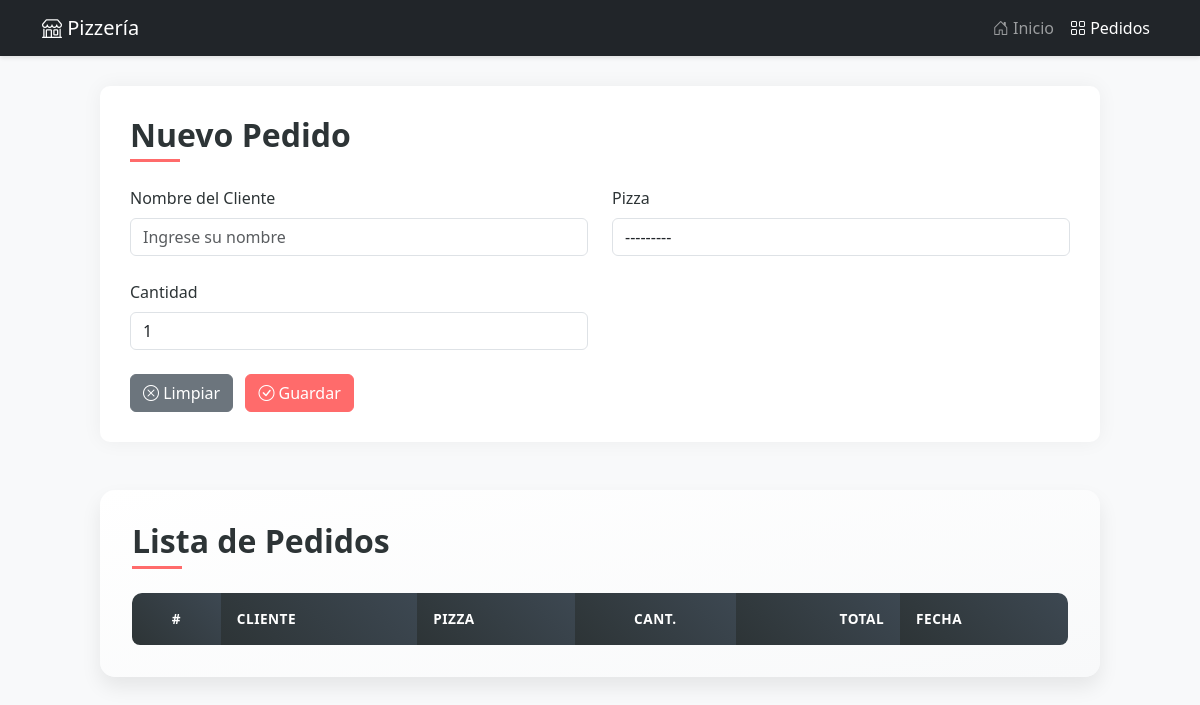
Page /pedidos/ on the earlier database version.
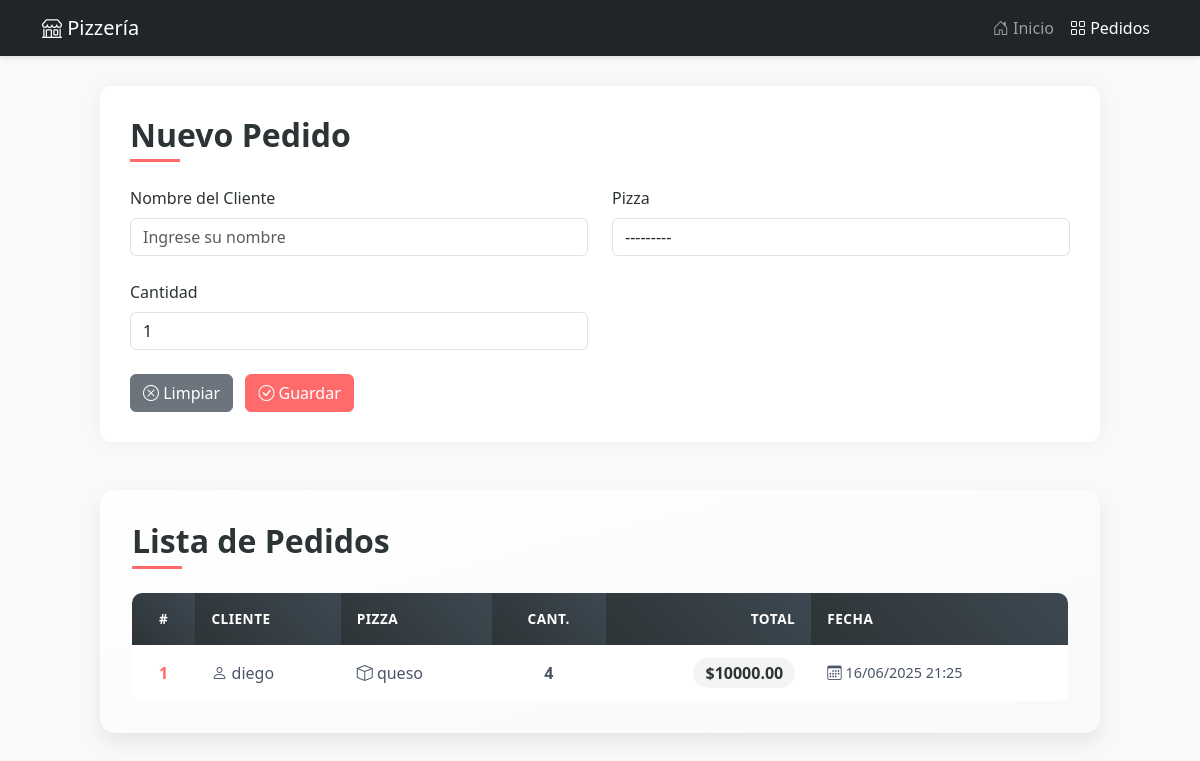
Same page on the later database version.
### core/models.py (models this page shows, shortened)
class Pedido(models.Model):
    nombre_cliente = models.CharField(max_length=100, verbose_name="Nombre del Cliente")
    pizza_solicitada = models.ForeignKey(Pizza, on_delete=models.CASCADE, verbose_name="Pizza")
    cantidad = models.PositiveIntegerField(default=1)
    total_pedido = models.DecimalField(max_digits=8, decimal_places=2)
    fecha_pedido = models.DateTimeField(auto_now_add=True)
    class Meta:
        verbose_name = "Pedido"
        verbose_name_plural = "Pedidos"
        ordering = ['-fecha_pedido']

class Pizza(models.Model):
    nombre = models.CharField(max_length=100)
    descripcion = models.TextField()
    precio = models.DecimalField(max_digits=6, decimal_places=2)
    imagen = models.ImageField(upload_to='pizzas/', null=True, blank=True)
    categoria = models.ForeignKey(Categoria, on_delete=models.CASCADE, null=True, blank=True)
    disponible = models.BooleanField(default=True)
    def __str__(self):
        return self.nombre
    class Meta:
        verbose_name = 'Pizza'
        verbose_name_plural = 'Pizzas'

### core/views.py (the view)
# urls.py: path('pedidos/', views.pedidos, name='pedidos'),
def pedidos(request):
    if request.method == 'POST':
        form = PedidoForm(request.POST)
        if form.is_valid():
            try:
                form.save()
                messages.success(request, '¡Pedido creado exitosamente!')
                return redirect('pedidos')
            except Exception as e:
                messages.error(request, f'Error al crear el pedido: {str(e)}')
        else:
            messages.error(request, 'Por favor corrija los errores en el formulario.')
    else:
        form = PedidoForm()
    data = {
        'pedidos': form,
        'pedidos_list': Pedido.objects.all().order_by('-fecha_pedido')
    }
    return render(request, 'core/pedidos.html', data)

### core/forms.py
class PedidoForm(forms.ModelForm):
    class Meta:
        model = Pedido
        fields = ['nombre_cliente', 'pizza_solicitada', 'cantidad']
        widgets = {
            'nombre_cliente': forms.TextInput(
                attrs={'class': 'form-control', 'placeholder': 'Ingrese su nombre'}
            ),
            'pizza_solicitada': forms.Select(
                attrs={'class': 'form-control'}
            ),
            'cantidad': forms.NumberInput(
                attrs={'class': 'form-control', 'min': '1', 'value': '1'}
            )
        }

### core/templatetags/custom_filters.py (called while the page is built)
@register.filter(name='addclass')
def addclass(field, css):
    return field.as_widget(attrs={"class": css})

### core/templates/core/pedidos.html (shortened to what this page needs)
<!DOCTYPE html>
<html lang="es">
<head>
    {% load static %}
    {% load custom_filters %}
    <link rel="preload" href="https://cdn.jsdelivr.net/npm/bootstrap@5.3.6/dist/css/bootstrap.min.css" as="style" onload="this.onload=null;this.rel='stylesheet'">
    <link rel="preload" href="https://cdn.jsdelivr.net/npm/bootstrap-icons@1.11.3/font/bootstrap-icons.min.css" as="style" onload="this.onload=null;this.rel='stylesheet'">
</head>
<body>
    <nav class="navbar navbar-expand-lg navbar-dark bg-dark">
  <div class="container">
    <a class="navbar-brand" href="{% url 'core:inicio' %}">
      <i class="bi bi-shop"></i>
      Pizzería
    </a>
    <div class="collapse navbar-collapse" id="navbarNav">
      <ul class="navbar-nav ms-auto">
        <li class="nav-item">
          <a class="nav-link" href="{% url 'core:inicio' %}">
            <i class="bi bi-house-door"></i> Inicio
          </a>
        </li>
        <li class="nav-item">
          <a class="nav-link active" href="{% url 'core:pedidos' %}">
            <i class="bi bi-grid"></i> Pedidos
          </a>
        </li>
      </ul>
    </div>
  </div>
</nav>
    <div class="container">
        <div class="form-container">
            <h2 class="section-title">Nuevo Pedido</h2>
            <form action="" method="POST" class="needs-validation" novalidate>
                <div class="row g-4">
                    {% for field in pedidos %}
                    <div class="col-md-6">
                        <div class="form-group">
                            <label for="{{ field.id_for_label }}" class="form-label">
                                {{ field.label }}
                            </label>
                            {{ field|addclass:'form-control' }}
                        </div>
                    </div>
                    {% endfor %}
                </div>
                <div class="mt-4">
                    <button type="reset" class="btn btn-secondary me-2">
                        <i class="bi bi-x-circle"></i> Limpiar
                    </button>
                    <button type="submit" class="btn btn-primary">
                        <i class="bi bi-check-circle"></i> Guardar
                    </button>
                </div>
            </form>
        </div>
        <div class="table-container">
            <h2 class="section-title">Lista de Pedidos</h2>
            <div class="table-responsive">
                <table class="table table-hover">
                    <thead>
                        <tr>
                            <th class="text-center">#</th>
                            <th>Cliente</th>
                            <th>Pizza</th>
                            <th class="text-center">Cant.</th>
                            <th class="text-end">Total</th>
                            <th>Fecha</th>
                        </tr>
                    </thead>
                    <tbody>
                        {% for pedido in pedidos_list %}
                        <tr>
                            <td class="text-center">{{ pedido.id }}</td>
                            <td>
                                <i class="bi bi-person"></i>
                                {{ pedido.nombre_cliente }}
                            </td>
                            <td>
                                <i class="bi bi-box"></i>
                                {{ pedido.pizza_solicitada }}
                            </td>
                            <td class="cantidad">{{ pedido.cantidad }}</td>
                            <td class="text-end">
                                <span class="precio">${{ pedido.total_pedido }}</span>
                            </td>
                            <td class="fecha">
                                <i class="bi bi-calendar3"></i>
                                {{ pedido.fecha_pedido|date:"d/m/Y H:i" }}
                            </td>
                        </tr>
                        {% endfor %}
                    </tbody>
                </table>
            </div>
        </div>
    </div>
</body>
</html>

### core/templates/core/pedidos.html (style rules this page uses)
:root { --primary-color: #ff6b6b; --secondary-color: #4ecdc4; --dark-color: #2d3436; }
body { background-color: #f8f9fa; font-family: 'Segoe UI', system-ui, -apple-system, sans-serif; }
.navbar { box-shadow: 0 2px 4px rgba(0,0,0,0.1); }
.form-container, .table-container { background-color: white; border-radius: 10px; box-shadow: 0 0 20px rgba(0,0,0,0.05); max-width: 1000px; margin: 30px auto; padding: 30px; }
.btn-primary { background-color: var(--primary-color); border-color: var(--primary-color); transition: all 0.3s ease; }
.table { border-radius: 8px; overflow: hidden; }
.table thead th { background-color: var(--dark-color); color: white; border: none; }
.form-label { font-weight: 500; color: var(--dark-color); }
.section-title { color: var(--dark-color); font-weight: 600; margin-bottom: 1.5rem; position: relative; padding-bottom: 0.5rem; }
.section-title::after { content: ''; position: absolute; left: 0; bottom: 0; width: 50px; height: 3px; background-color: var(--primary-color); }
.table-container { background: linear-gradient(to right bottom, #ffffff, #f8f9fa); border-radius: 15px; box-shadow: 0 10px 20px rgba(0,0,0,0.08); padding: 2rem; margin-top: 3rem; }
.table { margin-bottom: 0; border-collapse: separate; border-spacing: 0; }
.table thead th { background: linear-gradient(45deg, var(--dark-color), #3d4852); color: white; font-weight: 600; text-transform: uppercase; font-size: 0.85rem; letter-spacing: 0.5px; padding: 1rem; border: none; }
.table thead th:first-child { border-top-left-radius: 10px; }
.table thead th:last-child { border-top-right-radius: 10px; }
.table tbody tr { transition: all 0.2s ease; }
.table tbody td { padding: 1rem; vertical-align: middle; border-bottom: 1px solid rgba(0,0,0,0.05); color: #4a5568; }
.table tbody tr:last-child td { border-bottom: none; }
.table tbody td:first-child { font-weight: 600; color: var(--primary-color); }
.precio { font-weight: 600; color: var(--dark-color); background-color: rgba(45, 52, 54, 0.05); padding: 0.25rem 0.75rem; border-radius: 20px; }
.fecha { font-size: 0.9rem; color: #718096; }
.cantidad { text-align: center; font-weight: 600; }

Differences in the rows shown:
added Pedido: id "1", nombre_cliente "diego", pizza_solicitada "queso", cantidad "4", total_pedido "10000.00", fecha_pedido "16/06/2025 21:25"
